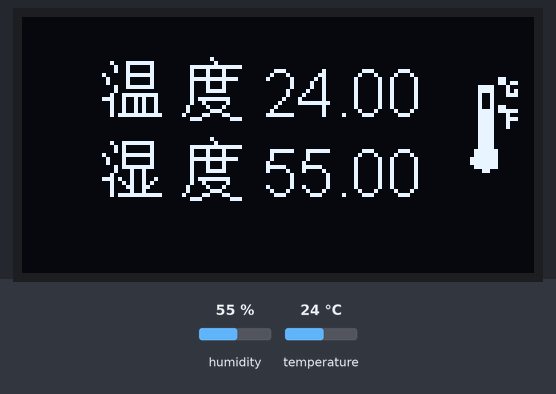
This sketch was run on a simulated ESP8266 (NodeMCU). Parts: 128×64 one-colour display. The inputs (shaded band) are chosen by the test bench; at power-on: humidity 55 %, temperature 24 °C.

Above: at 2.8 s.
2.9 s: humidity set to 22 %
At 4.5 s:
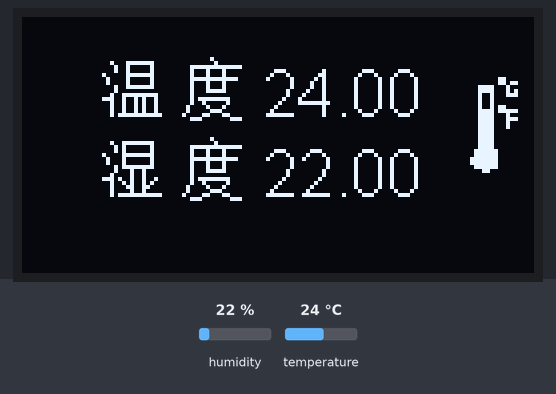
5.6 s: temperature set to 12 °C
At 7.4 s:
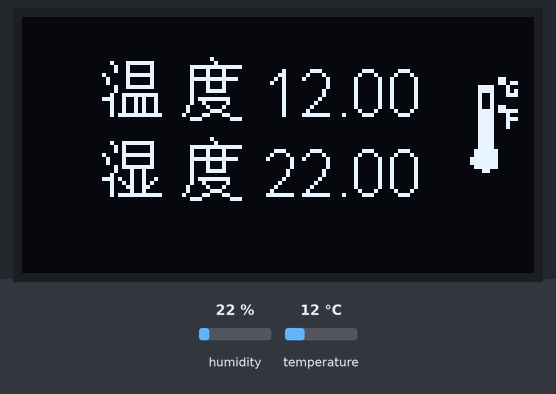
8.3 s: humidity set to 40 %
At 10.8 s:
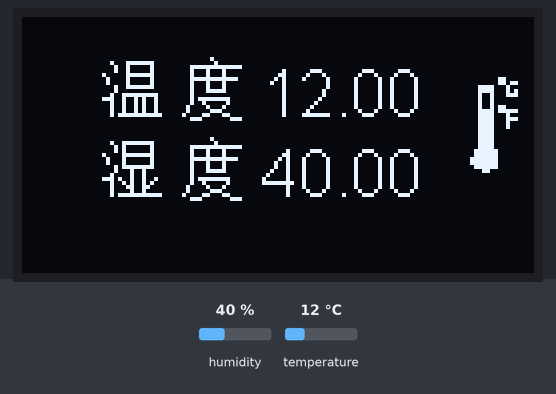
11.7 s: temperature set to 19 °C
At 13.7 s:
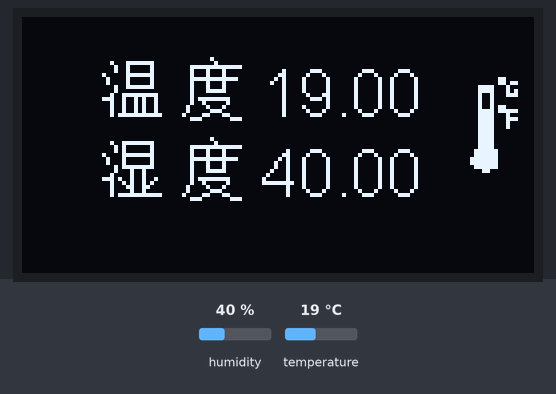
Timing chart, 0 to 15.2 s (numbered marks = the images above; inputs shaded):
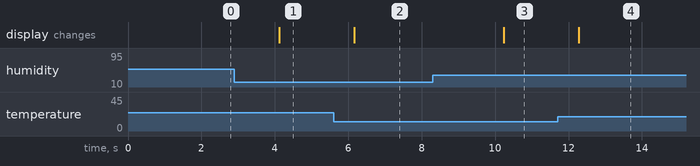

Measured:
- after the input at 2.9 s, the display: changes after 1.2 s (image 1)
- after the input at 5.6 s, the display: changes after 0.56 s (image 2)
- after the input at 8.3 s, the display: changes after 1.9 s (image 3)
- after the input at 11.7 s, the display: changes after 0.57 s (image 4)

The sketch:

test4.ino
```cpp
#include"SSD1306Wire.h"
#include<dht11.h>
dht11 DHT11;
SSD1306Wire display(0x3c,2,14);
const char image[]={
0x00,0x00,0xC4,0x1F,0x48,0x10,0x48,0x10,0xC1,0x1F,0x42,0x10,0x42,0x10,0xC8,0x1F,
0x08,0x00,0xE4,0x3F,0x27,0x25,0x24,0x25,0x24,0x25,0x24,0x25,0xF4,0x7F,0x00,0x00,/*"温",0*/};
const char image2[]={
0x80,0x00,0x00,0x01,0xFC,0x7F,0x44,0x04,0x44,0x04,0xFC,0x3F,0x44,0x04,0x44,0x04,
0xC4,0x07,0x04,0x00,0xF4,0x0F,0x24,0x08,0x42,0x04,0x82,0x03,0x61,0x0C,0x1C,0x70,/*"度",1*/
};
const char image3[]={
0x00,0x00,0xE4,0x1F,0x28,0x10,0x28,0x10,0xE1,0x1F,0x22,0x10,0x22,0x10,0xE8,0x1F,
0x88,0x04,0x84,0x04,0x97,0x24,0xA4,0x14,0xC4,0x0C,0x84,0x04,0xF4,0x7F,0x00,0x00,/*"湿",2*/};
const char image4[]={
0x80,0x00,0x00,0x01,0xFC,0x7F,0x44,0x04,0x44,0x04,0xFC,0x3F,0x44,0x04,0x44,0x04,
0xC4,0x07,0x04,0x00,0xF4,0x0F,0x24,0x08,0x42,0x04,0x82,0x03,0x61,0x0C,0x1C,0x70,/*"度",3*/
};

const char image5[]={
0x00,0x00,0x00,0x00,0x00,0x06,0x00,0x36,0xF0,0x08,0xF0,0x28,0x90,0x38,0x90,0x00,
0x90,0x00,0x90,0x06,0xF0,0x3E,0xF0,0x08,0xF0,0x38,0xF0,0x08,0xF0,0x08,0xF0,0x00,/*"未命名文件",0*/
};
const char image6[]={
  0xF0,0x00,0xF0,0x00,0xF0,0x00,0xF0,0x00,0xF0,0x00,0xF8,0x01,0xF8,0x01,0xFC,0x01,
0xFC,0x01,0xF8,0x01,0x60,0x00,0x00,0x00,0x00,0x00,0x00,0x00,0x00,0x00,0x00,0x00,/*"未命名文件",0*/

};


void setup() {
  // put your setup code here, to run once:

  display.init();
  Serial.begin(115200);

}

void loop() {
   int chk = DHT11.read(5);
  // put your main code here, to run repeatedly:
  display.flipScreenVertically();
  display.setFont(ArialMT_Plain_16);
  display.clear();
  display.drawIco16x16(20,10,image,0);
  display.drawIco16x16(40,10,image2,0);
  display.drawString(60,10,String((float)DHT11.temperature));
  display.drawIco16x16(20,30,image3,0);
  display.drawIco16x16(40,30,image4,0);
  display.drawIco16x16(110,13,image5,0);
   display.drawIco16x16(110,28,image6,0);
  display.drawString(60,30,String((float)DHT11.humidity));
  display.display();
  delay(2000);


}
```
